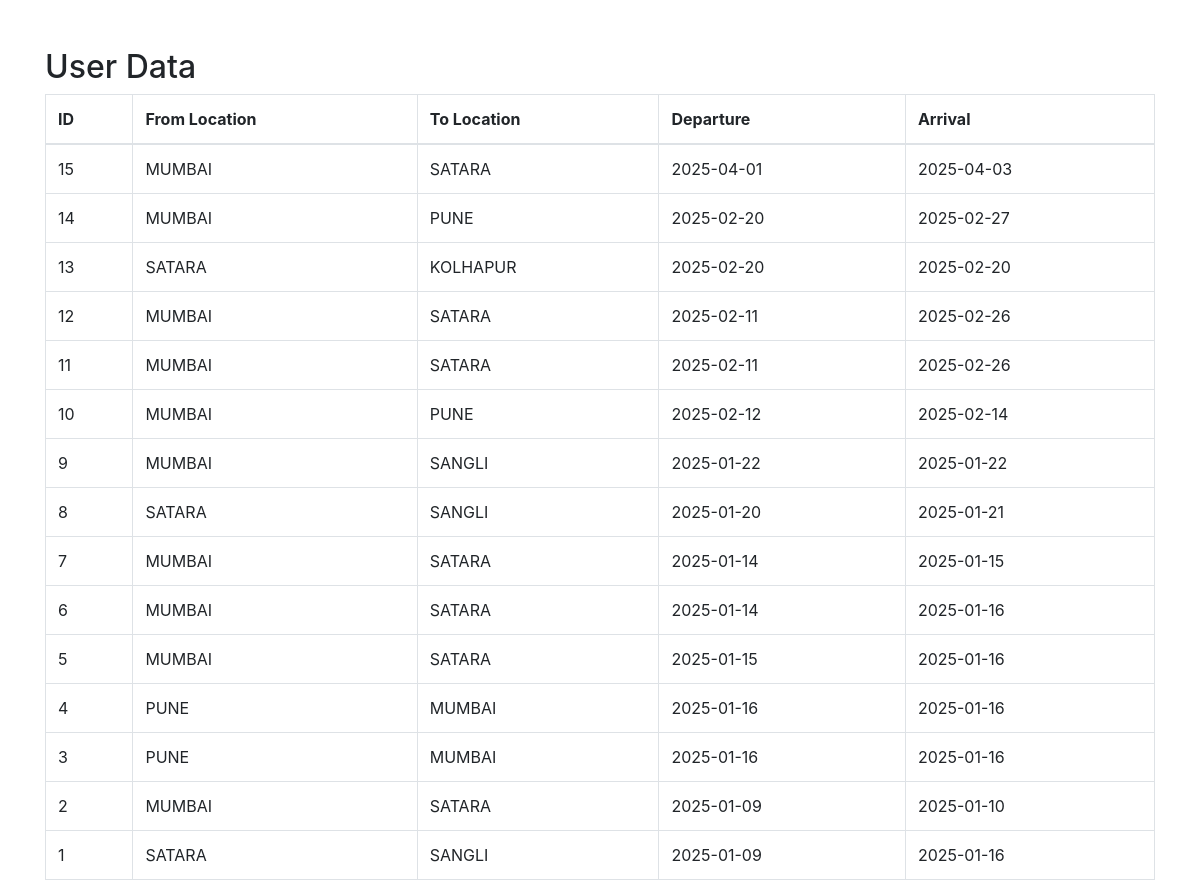
Page /data on the committed database.
### tables this page shows
CREATE TABLE passenger_data (id INTEGER PRIMARY KEY AUTOINCREMENT ,From_Location VARCHAR(50),To_Location VARCHAR(50), Departure TEXT,Arrival TEXT );

### app.py (the view)
@app.route("/data", methods=["GET"])
def data():
    with sqlite3.connect("passenger.db") as con:
        cur = con.cursor()
        cur.execute("SELECT * FROM passenger_data ORDER BY id DESC")
        info = cur.fetchall()
    return render_template("by_user_data.html", info=info)

### templates/by_user_data.html (shortened to what this page needs)
<!DOCTYPE html>
<html lang="en">
<head>
    <link rel="stylesheet" href="https://stackpath.bootstrapcdn.com/bootstrap/4.3.1/css/bootstrap.min.css">
</head>
<body>
    <div class="container mt-5">
        <h2>User Data</h2>
        <form name="data" method="post">
            <table class="table table-bordered">
                <thead>
                    <tr>
                        <th>ID</th>
                        <th>From Location</th>
                        <th>To Location</th>
                        <th>Departure</th>
                        <th>Arrival</th>
                    </tr>
                </thead>
                <tbody>
                    {% for i in info %}
                    <tr>
                        <td>{{ i[0] }}</td>
                        <td>{{ i[1] }}</td>
                        <td>{{ i[2] }}</td>
                        <td>{{ i[3] }}</td>
                        <td>{{ i[4] }}</td>
                    </tr>
                    {% endfor %}
                </tbody>
            </table>
        </form>
    </div>
</body>
</html>

### rows in the picture
passenger_data: id "15", From_Location "MUMBAI", To_Location "SATARA", Departure "2025-04-01", Arrival "2025-04-03"
passenger_data: id "14", From_Location "MUMBAI", To_Location "PUNE", Departure "2025-02-20", Arrival "2025-02-27"
passenger_data: id "13", From_Location "SATARA", To_Location "KOLHAPUR", Departure "2025-02-20", Arrival "2025-02-20"
passenger_data: id "12", From_Location "MUMBAI", To_Location "SATARA", Departure "2025-02-11", Arrival "2025-02-26"
passenger_data: id "11", From_Location "MUMBAI", To_Location "SATARA", Departure "2025-02-11", Arrival "2025-02-26"
passenger_data: id "10", From_Location "MUMBAI", To_Location "PUNE", Departure "2025-02-12", Arrival "2025-02-14"
passenger_data: id "9", From_Location "MUMBAI", To_Location "SANGLI", Departure "2025-01-22", Arrival "2025-01-22"
passenger_data: id "8", From_Location "SATARA", To_Location "SANGLI", Departure "2025-01-20", Arrival "2025-01-21"
passenger_data: id "7", From_Location "MUMBAI", To_Location "SATARA", Departure "2025-01-14", Arrival "2025-01-15"
passenger_data: id "6", From_Location "MUMBAI", To_Location "SATARA", Departure "2025-01-14", Arrival "2025-01-16"
passenger_data: id "5", From_Location "MUMBAI", To_Location "SATARA", Departure "2025-01-15", Arrival "2025-01-16"
passenger_data: id "4", From_Location "PUNE", To_Location "MUMBAI", Departure "2025-01-16", Arrival "2025-01-16"
passenger_data: id "3", From_Location "PUNE", To_Location "MUMBAI", Departure "2025-01-16", Arrival "2025-01-16"
passenger_data: id "2", From_Location "MUMBAI", To_Location "SATARA", Departure "2025-01-09", Arrival "2025-01-10"
passenger_data: id "1", From_Location "SATARA", To_Location "SANGLI", Departure "2025-01-09", Arrival "2025-01-16"
